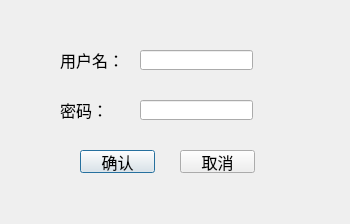
<?xml version="1.0" encoding="UTF-8"?>
<ui version="4.0">
 <class>Dialog</class>
 <widget class="QDialog" name="Dialog">
  <property name="enabled">
   <bool>true</bool>
  </property>
  <property name="geometry">
   <rect>
    <x>0</x>
    <y>0</y>
    <width>350</width>
    <height>224</height>
   </rect>
  </property>
  <property name="font">
   <font>
    <family>Arial</family>
    <pointsize>12</pointsize>
   </font>
  </property>
  <property name="windowTitle">
   <string>Dialog</string>
  </property>
  <widget class="QLineEdit" name="edPasswd">
   <property name="geometry">
    <rect>
     <x>140</x>
     <y>100</y>
     <width>113</width>
     <height>20</height>
    </rect>
   </property>
   <property name="inputMethodHints">
    <set>Qt::ImhNone</set>
   </property>
  </widget>
  <widget class="QLabel" name="lbPasswd">
   <property name="enabled">
    <bool>true</bool>
   </property>
   <property name="geometry">
    <rect>
     <x>60</x>
     <y>100</y>
     <width>61</width>
     <height>20</height>
    </rect>
   </property>
   <property name="font">
    <font>
     <family>Arial</family>
     <pointsize>12</pointsize>
    </font>
   </property>
   <property name="contextMenuPolicy">
    <enum>Qt::DefaultContextMenu</enum>
   </property>
   <property name="locale">
    <locale language="Chinese" country="China"/>
   </property>
   <property name="text">
    <string>密码：</string>
   </property>
  </widget>
  <widget class="QLineEdit" name="edUserName">
   <property name="geometry">
    <rect>
     <x>140</x>
     <y>50</y>
     <width>113</width>
     <height>20</height>
    </rect>
   </property>
   <property name="font">
    <font>
     <family>Arial</family>
    </font>
   </property>
  </widget>
  <widget class="QLabel" name="lbUserName">
   <property name="geometry">
    <rect>
     <x>60</x>
     <y>50</y>
     <width>61</width>
     <height>20</height>
    </rect>
   </property>
   <property name="font">
    <font>
     <family>Arial</family>
    </font>
   </property>
   <property name="text">
    <string>用户名：</string>
   </property>
  </widget>
  <widget class="QPushButton" name="btOk">
   <property name="geometry">
    <rect>
     <x>80</x>
     <y>150</y>
     <width>75</width>
     <height>23</height>
    </rect>
   </property>
   <property name="font">
    <font>
     <family>Arial</family>
    </font>
   </property>
   <property name="text">
    <string>确认</string>
   </property>
  </widget>
  <widget class="QPushButton" name="btCancel">
   <property name="geometry">
    <rect>
     <x>180</x>
     <y>150</y>
     <width>75</width>
     <height>23</height>
    </rect>
   </property>
   <property name="font">
    <font>
     <family>Arial</family>
    </font>
   </property>
   <property name="text">
    <string>取消</string>
   </property>
  </widget>
 </widget>
 <resources/>
 <connections/>
</ui>
